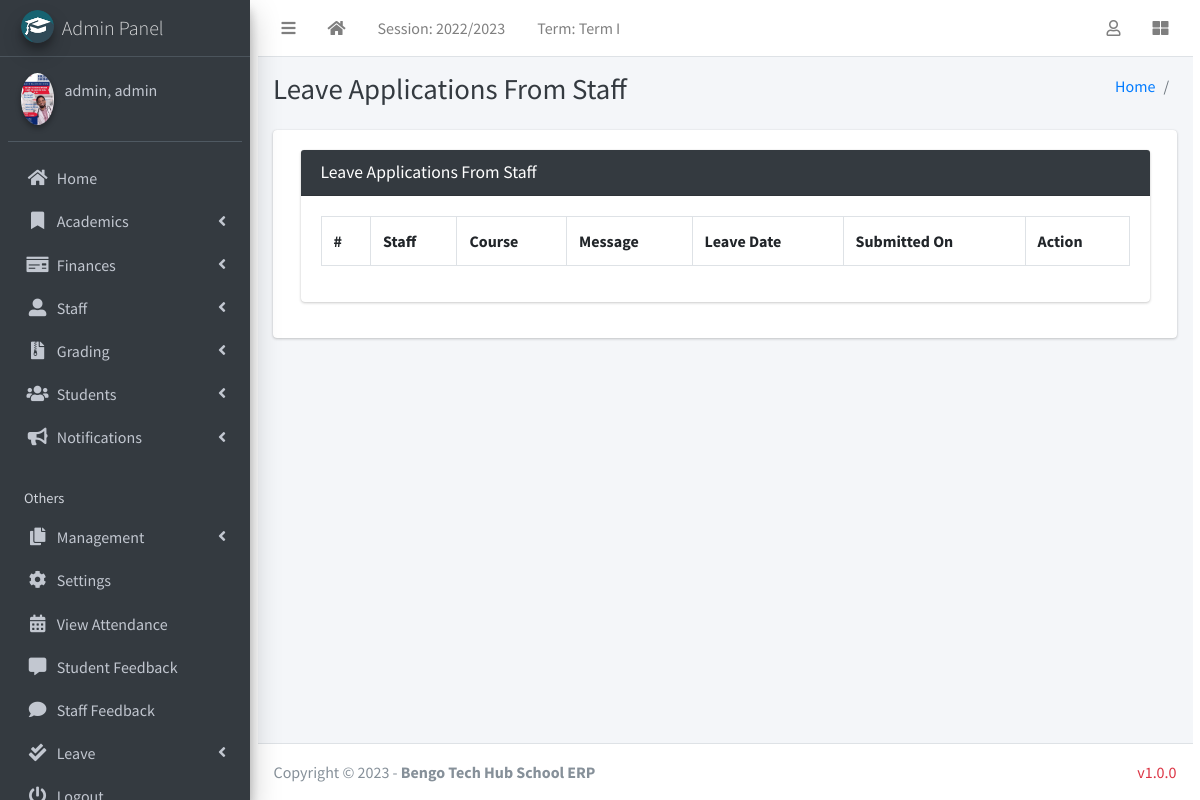
The app's page /manage/staff/view/leave/ (signed in) with its own data.
### academics/models.py (models this page shows, shortened)
class AcademicSession(models.Model):
    name = models.CharField(max_length=200, unique=True)
    current = models.BooleanField(default=True)
    class Meta:
        ordering = ["-name"]

class AcademicTerm(models.Model):
    name = models.CharField(max_length=20, unique=True)
    current = models.BooleanField(default=True)
    class Meta:
        ordering = ["name"]

### authman/models.py (models this page shows, shortened)
class CustomUser(AbstractUser):
    USER_TYPE = ((1, "HOD"), (2, "Staff"), (3, "Student"))
    GENDER = [("M", "Male"), ("F", "Female"), ("O", "Other")]
    username = models.CharField(max_length=150, unique=True,blank=True,null=True)
    email = models.EmailField(unique=True)
    user_type = models.CharField(default=1, choices=USER_TYPE, max_length=1)
    gender = models.CharField(max_length=1, choices=GENDER)
    profile_pic = models.ImageField()
    other_name = models.CharField(max_length=200, blank=True)
    address = models.TextField()
    fcm_token = models.TextField(default="")  # For firebase notifications
    created_at = models.DateTimeField(auto_now_add=True)
    updated_at = models.DateTimeField(auto_now=True)
    USERNAME_FIELD = "email"
    REQUIRED_FIELDS = []
    objects = CustomUserManager()
    def __str__(self):
        return self.last_name + ", " + self.first_name

### management/hod_views.py (the view, shortened to what this page needs)
# urls.py: path("staff/view/leave/", hod_views.view_staff_leave, name="view_staff_leave",),
@csrf_exempt
def view_staff_leave(request):
    if request.method != 'POST':
        allLeave = LeaveReportStaff.objects.all()
        context = {
            'allLeave': allLeave,
            'page_title': 'Leave Applications From Staff'
        }
        return render(request, "hod_template/staff_leave_view.html", context)

### academics/context_processors.py (called while the page is built)
def site_defaults(request):
    current_session = AcademicSession.objects.filter(current=True).first()
    current_term = AcademicTerm.objects.filter(current=True).first()
    setup=SchoolSetup.objects.first()
    if setup !=None:
       logo=setup.logo
    else:
        logo=settings.MEDIA_URL+'school_log/default.png'
    if current_session == None:
        current_session, created = AcademicSession.objects.get_or_create(
            name=str(timezone.now().year-1)+"/"+str(timezone.now().year), current=True)
        current_term, created = AcademicTerm.objects.get_or_create(
            name='Term I', current=True)
    vals = SiteConfig.objects.all()
    contexts = {
        "current_session": current_session.name,
        "current_term": current_term.name,
        "school_logo":logo,
    }
    for val in vals:
        contexts[val.key] = val.value
    return contexts

### templates/hod_template/staff_leave_view.html (shortened to what this page needs)
{% extends 'management/base.html' %}
{% load static %}
{% block page_title %}{{page_title}}{% endblock page_title %}
{% block content %}
<section class="content">
    <div class="container-fluid">
        <div class="row">
            <div class="col-md-12">
                <div class="card card-dark">
                    <div class="card-header">
                        <h3 class="card-title">{{page_title}}</h3>
                    </div>
                    <div class="table card-body">
                        <table class="table table-bordered table-hover">
                            <tr>
                                <th>#</th>
                                <th>Staff</th>
                                <th>Course</th>
                                <th>Message</th>
                                <th>Leave Date</th>
                                <th>Submitted On</th>
                                <th>Action</th>
                            </tr>
                        </table>
                    </div>
                    </div>
            </div>
        </div>
    </div>
</section>
{% endblock content %}

### templates/management/base.html (shortened to what this page needs)
{% load static %}
<!DOCTYPE html>
<html>
  <head>
   <link rel="stylesheet" href="{% static 'mystyles/style.css' %}">
  <link rel="stylesheet" href="{% static 'plugins/fontawesome-free/css/all.min.css' %}">
  <link rel="stylesheet" href="{% static 'plugins/toastr/toastr.min.css' %}">
  <link rel="stylesheet"
    href="{% static 'plugins/overlayScrollbars/css/OverlayScrollbars.min.css' %}">
  <link rel="stylesheet" href="{% static 'plugins/Datatables/datatables.min.css' %}" />
  <link rel="stylesheet" href="{% static 'dist/css/adminlte.min.css' %}">
    <link rel="stylesheet" href="https://maxcdn.bootstrapcdn.com/bootstrap/4.5.2/css/bootstrap.min.css">
    <link
      rel="stylesheet"
      href="{% static 'plugins/fontawesome-free/css/all.min.css'%} "
    />
    <link
      rel="stylesheet"
      href="https://code.ionicframework.com/ionicons/2.0.1/css/ionicons.min.css"
    />
    <link
      rel="stylesheet"
      href="{% static 'plugins/tempusdominus-bootstrap-4/css/tempusdominus-bootstrap-4.min.css'%} "
    />
    <link
      rel="stylesheet"
      href="{% static 'plugins/icheck-bootstrap/icheck-bootstrap.min.css'%} "
    />
    <link rel="stylesheet" href="{% static 'dist/css/adminlte.min.css'%} " />
    <link
      rel="stylesheet"
      href="{% static 'plugins/overlayScrollbars/css/OverlayScrollbars.min.css'%} "
    />
    <link
      rel="stylesheet"
      href="{% static 'plugins/daterangepicker/daterangepicker.css'%} "
    />
  </head>
  <body class="hold-transition sidebar-mini layout-fixed">
    <div class="wrapper container-fluid">
    <nav class="main-header navbar navbar-expand navbar-white navbar-light">
      <ul class="navbar-nav">
        <li class="nav-item">
          <a class="nav-link" data-widget="pushmenu" href="#" role="button"><i
              class="fas fa-bars"></i></a>
        </li>
        <li class="nav-item d-none d-sm-inline-block">
          <a href="/" class="nav-link"><i class="fa fa-home"></i></a>
        </li>
        <li class="nav-item d-none d-sm-inline-block">
          <a href="{% url 'current-session' %}" class="nav-link">Session: {{ current_session }}</a>
        </li>
        <li class="nav-item d-none d-sm-inline-block">
          <a href="{% url 'current-session' %}" class="nav-link">Term: {{ current_term }}</a>
        </li>
      </ul>
      <ul class="navbar-nav ml-auto">
        <li class="nav-item dropdown">
          <a class="nav-link" data-toggle="dropdown" href="#">
            <i class="far fa-user"></i>
          </a>
        </li>
        <li class="nav-item">
          <a class="nav-link" data-widget="control-sidebar" data-slide="true"
            href="#" role="button"><i class="fas fa-th-large"></i></a>
        </li>
      </ul>
    </nav>
      {% include "management/sidebar_template.html" with user=user %}
      <div class="content-wrapper">
        <div class="content-header">
          <div class="container-fluid">
            <div class="row mb-2">
              <div class="col-sm-6">
                <h1 class="m-0 text-dark">
                  {% block page_title %}{% endblock page_title %}
                </h1>
              </div>
              <div class="col-sm-6">
              <ol class="breadcrumb float-sm-right">
                <li class="breadcrumb-item"><a href="/">Home</a></li>
                <li class="breadcrumb-item">{% block breadcrumb %}{% endblock breadcrumb %}</li>
              </ol>
            </div>
            </div>
          </div>
        </div>
      <section class="content">
        <div class="container-fluid">
          <div class="row">
            <div class="col-md-12">
              {% block fullcard %}
              <div class="card">
                <div class="card-body">
                  <div class="row">
                    <div class="col">
                      {% block content %}
                      {% endblock content %}
                    </div>
                  </div>
                </div>
              </div>
              {% endblock fullcard %}
            </div>
          </div>
        </div>
      </section>
      </div>
      {% include "management/footer.html" %}
    </div>
  </body>
</html>

### templates/management/sidebar_template.html (shortened to what this page needs)
{% load static %}
<aside class="main-sidebar sidebar-dark-info elevation-4">
    {% if request.user.user_type == '1' %}
    <a href="{% url 'admin_home' %}" class="brand-link">
        <img src="{% static 'dist/img/cmsl.png' %} " alt="AdminLTE Logo"
            class="brand-image img-circle elevation-3" >
        <span class="brand-text font-weight-light">Admin Panel</span>
    </a>
    <div class="sidebar">
        <div class="user-panel mt-3 pb-3 mb-3 d-flex">
            <div class="image">
                <img src="{{ request.user.profile_pic}}" class="img-circle elevation-2" alt="User Image">
            </div>
            <div class="info">
                <a href="#" class="d-block">{{user}}</a>
            </div>
        </div>
        <nav class="mt-2">
            <ul class="nav nav-pills nav-sidebar flex-column" data-widget="treeview" role="menu" data-accordion="false">
                <li class="nav-item">
                    {% url 'admin_home' as admin_home %}
                    <a href="{{admin_home}}" class="nav-link {% if admin_home == request.path %} active {% endif %}">
                        <i class="nav-icon fas fa-home"></i>
                        <p>
                            Home
                        </p>
                    </a>
                </li>
                <li class="nav-item has-treeview">
                    <a href="#" class="nav-link">
                        <i class="nav-icon fas fa-bookmark"></i>
                        <p>
                            Academics
                            <i class="fas fa-angle-left right"></i>
                        </p>
                    </a>
                </li>
                <li class="nav-item has-treeview">
                    <a href="#" class="nav-link">
                        <i class="nav-icon fas fa-money-check"></i>
                        <p>
                            Finances
                            <i class="fas fa-angle-left right"></i>
                        </p>
                    </a>
                </li>
                <li class="nav-item has-treeview">
                    <a href="#" class="nav-link">
                        <i class="nav-icon fas fa-user-alt"></i>
                        <p>
                            Staff
                            <i class="fas fa-angle-left right"></i>
                        </p>
                    </a>
                </li>
                 <li class="nav-item has-treeview">
              <a href="#" class="nav-link">
                <i class="nav-icon fas fa-file-archive"></i>
                <p>
                  Grading
                  <i class="fas fa-angle-left right"></i>
                </p>
              </a>
            </li>
                <li class="nav-item has-treeview">
                    <a href="#" class="nav-link">
                        <i class="nav-icon fas fa-users"></i>
                        <p>
                            Students
                            <i class="fas fa-angle-left right"></i>
                        </p>
                    </a>
                </li>
                 <li class="nav-item has-treeview">
                    <a href="#" class="nav-link">
                        <i class="nav-icon fas fa-bullhorn"></i>
                        <p>
                            Notifications
                            <i class="fas fa-angle-left right"></i>
                        </p>
                    </a>
                </li>
                <li class="nav-header">Others</li>
            <li class="nav-item has-treeview">
              <a href="#" class="nav-link">
                <i class="nav-icon fas fa-copy"></i>
                <p>
                  Management
                  <i class="fas fa-angle-left right"></i>
                </p>
              </a>
            </li>
            <li class="nav-item">
              <a href="{% url 'configs' %}" class="nav-link">
                <i class="nav-icon fas fa-cog"></i>
                <p>
                  Settings
                </p>
              </a>
              </li>
                <li class="nav-item">
                    {% url 'admin_view_attendance' as admin_view_attendance %}
                <li class="nav-item">
                    <a href="{{admin_view_attendance}}"
                        class="nav-link  {% if admin_view_attendance == request.path %} active {% endif %}">
                        <i class="nav-icon fas fa-calendar-alt"></i>
                        <p>
                            View Attendance
                        </p>
                    </a>
                </li>
                <li class="nav-item">
                    {% url 'student_feedback_message' as student_feedback_message %}
                    <a href="{{ student_feedback_message }}"
                        class="nav-link  {% if student_feedback_message == request.path %} active {% endif %}">
                        <i class="nav-icon fas fa-comment-alt"></i>
                        <p>
                            Student Feedback
                        </p>
                    </a>
                </li>
                <li class="nav-item">
                    {% url 'staff_feedback_message' as staff_feedback_message %}
                    <a href="{{staff_feedback_message}}"
                        class="nav-link   {% if staff_feedback_message == request.path %} active {% endif %}">
                        <i class="nav-icon fas fa-comment"></i>
                        <p>
                            Staff Feedback
                        </p>
                    </a>
                </li>
                 <li class="nav-item has-treeview">
                    <a href="#" class="nav-link">
                        <i class="nav-icon fas fa-check-double"></i>
                        <p>
                            Leave
                            <i class="fas fa-angle-left right"></i>
                        </p>
                    </a>
                </li>
                                        {% endif %}
                                        <li class="nav-item">
                                            <a href="{% url 'user_logout' %}"
                                                onclick="return confirm('Your session would be terminated.\n\nProceed?')"
                                                class="nav-link">
                                                <i class="nav-icon fas fa-power-off"></i>
                                                <p>
                                                </p>
                                            </a>
                                        </li>
                                    </ul>
                                </nav>
                            </div>
</aside>

### records on screen
AcademicSession: name "2022/2023"
AcademicTerm: name "Term I"
CustomUser: user.profile_pic (picture), last_name+first_name "admin, admin"

### other values on screen
{{ page_title }} "Leave Applications From Staff"
{{ shool_name | default:"Bengo Tech Hub School ERP" }} "Bengo Tech Hub School ERP"
{{ version| default:"v1.0.0" }} "v1.0.0"
